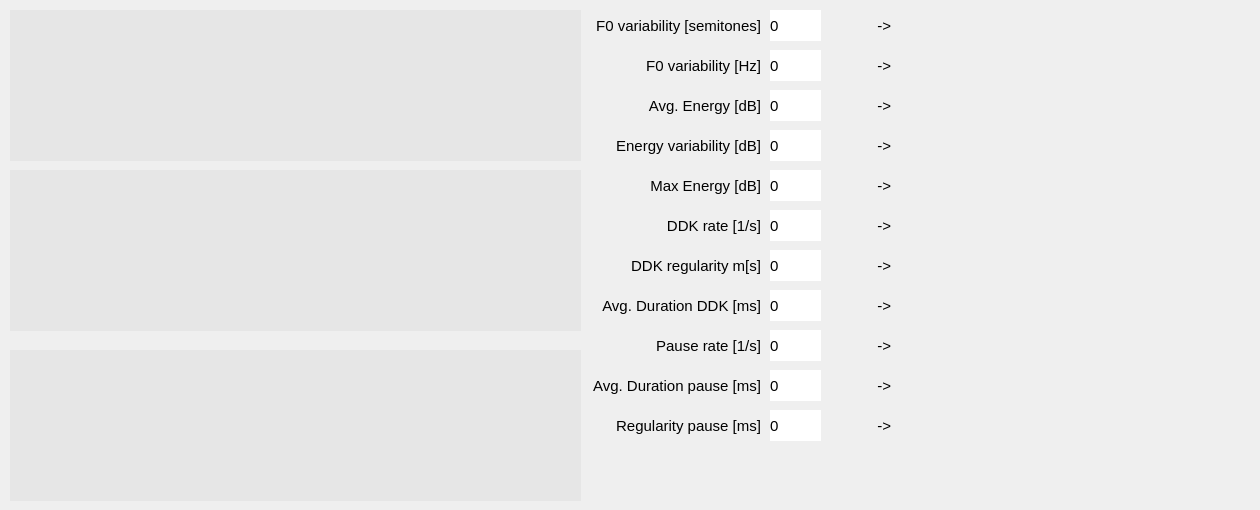
    <widget class="QWidget" name="tab_7">
     <attribute name="title">
      <string>DDK</string>
     </attribute>
     <widget class="QCustomPlot" name="customPlot_10" native="true">
      <property name="geometry">
       <rect>
        <x>10</x>
        <y>10</y>
        <width>571</width>
        <height>151</height>
       </rect>
      </property>
      <property name="styleSheet">
       <string notr="true">background-color: rgb(230, 230, 230);</string>
      </property>
     </widget>
     <widget class="QCustomPlot" name="customPlot_11" native="true">
      <property name="geometry">
       <rect>
        <x>10</x>
        <y>170</y>
        <width>571</width>
        <height>161</height>
       </rect>
      </property>
      <property name="styleSheet">
       <string notr="true">background-color: rgb(230, 230, 230);</string>
      </property>
     </widget>
     <widget class="QCustomPlot" name="customPlot_12" native="true">
      <property name="geometry">
       <rect>
        <x>10</x>
        <y>350</y>
        <width>571</width>
        <height>151</height>
       </rect>
      </property>
      <property name="styleSheet">
       <string notr="true">background-color: rgb(230, 230, 230);</string>
      </property>
     </widget>
     <widget class="QLabel" name="label_159">
      <property name="geometry">
       <rect>
        <x>770</x>
        <y>50</y>
        <width>51</width>
        <height>31</height>
       </rect>
      </property>
      <property name="font">
       <font>
        <pointsize>11</pointsize>
       </font>
      </property>
      <property name="styleSheet">
       <string notr="true">background-color: rgb(255, 255, 255);
border-color: rgb(0, 0, 0);</string>
      </property>
      <property name="text">
       <string>0</string>
      </property>
     </widget>
     <widget class="QLabel" name="label_160">
      <property name="geometry">
       <rect>
        <x>770</x>
        <y>130</y>
        <width>51</width>
        <height>31</height>
       </rect>
      </property>
      <property name="font">
       <font>
        <pointsize>11</pointsize>
       </font>
      </property>
      <property name="styleSheet">
       <string notr="true">background-color: rgb(255, 255, 255);
border-color: rgb(0, 0, 0);</string>
      </property>
      <property name="text">
       <string>0</string>
      </property>
     </widget>
     <widget class="QLabel" name="label_161">
      <property name="geometry">
       <rect>
        <x>770</x>
        <y>330</y>
        <width>51</width>
        <height>31</height>
       </rect>
      </property>
      <property name="font">
       <font>
        <pointsize>11</pointsize>
       </font>
      </property>
      <property name="styleSheet">
       <string notr="true">background-color: rgb(255, 255, 255);
border-color: rgb(0, 0, 0);</string>
      </property>
      <property name="text">
       <string>0</string>
      </property>
     </widget>
     <widget class="QLabel" name="label_162">
      <property name="geometry">
       <rect>
        <x>770</x>
        <y>370</y>
        <width>51</width>
        <height>31</height>
       </rect>
      </property>
      <property name="font">
       <font>
        <pointsize>11</pointsize>
       </font>
      </property>
      <property name="styleSheet">
       <string notr="true">background-color: rgb(255, 255, 255);
border-color: rgb(0, 0, 0);</string>
      </property>
      <property name="text">
       <string>0</string>
      </property>
     </widget>
     <widget class="QLabel" name="label_163">
      <property name="geometry">
       <rect>
        <x>770</x>
        <y>250</y>
        <width>51</width>
        <height>31</height>
       </rect>
      </property>
      <property name="font">
       <font>
        <pointsize>11</pointsize>
       </font>
      </property>
      <property name="styleSheet">
       <string notr="true">background-color: rgb(255, 255, 255);
border-color: rgb(0, 0, 0);</string>
      </property>
      <property name="text">
       <string>0</string>
      </property>
     </widget>
     <widget class="QLabel" name="label_164">
      <property name="geometry">
       <rect>
        <x>770</x>
        <y>410</y>
        <width>51</width>
        <height>31</height>
       </rect>
      </property>
      <property name="font">
       <font>
        <pointsize>11</pointsize>
       </font>
      </property>
      <property name="styleSheet">
       <string notr="true">background-color: rgb(255, 255, 255);
border-color: rgb(0, 0, 0);</string>
      </property>
      <property name="text">
       <string>0</string>
      </property>
     </widget>
     <widget class="QLabel" name="label_165">
      <property name="geometry">
       <rect>
        <x>770</x>
        <y>90</y>
        <width>51</width>
        <height>31</height>
       </rect>
      </property>
      <property name="font">
       <font>
        <pointsize>11</pointsize>
       </font>
      </property>
      <property name="styleSheet">
       <string notr="true">background-color: rgb(255, 255, 255);
border-color: rgb(0, 0, 0);</string>
      </property>
      <property name="text">
       <string>0</string>
      </property>
     </widget>
     <widget class="QLabel" name="label_166">
      <property name="geometry">
       <rect>
        <x>770</x>
        <y>290</y>
        <width>51</width>
        <height>31</height>
       </rect>
      </property>
      <property name="font">
       <font>
        <pointsize>11</pointsize>
       </font>
      </property>
      <property name="styleSheet">
       <string notr="true">background-color: rgb(255, 255, 255);
border-color: rgb(0, 0, 0);</string>
      </property>
      <property name="text">
       <string>0</string>
      </property>
     </widget>
     <widget class="QLabel" name="label_167">
      <property name="geometry">
       <rect>
        <x>770</x>
        <y>10</y>
        <width>51</width>
        <height>31</height>
       </rect>
      </property>
      <property name="font">
       <font>
        <pointsize>11</pointsize>
       </font>
      </property>
      <property name="styleSheet">
       <string notr="true">background-color: rgb(255, 255, 255);
border-color: rgb(0, 0, 0);</string>
      </property>
      <property name="text">
       <string>0</string>
      </property>
     </widget>
     <widget class="QLabel" name="label_168">
      <property name="geometry">
       <rect>
        <x>770</x>
        <y>170</y>
        <width>51</width>
        <height>31</height>
       </rect>
      </property>
      <property name="font">
       <font>
        <pointsize>11</pointsize>
       </font>
      </property>
      <property name="styleSheet">
       <string notr="true">background-color: rgb(255, 255, 255);
border-color: rgb(0, 0, 0);</string>
      </property>
      <property name="text">
       <string>0</string>
      </property>
     </widget>
     <widget class="QLabel" name="label_169">
      <property name="geometry">
       <rect>
        <x>770</x>
        <y>210</y>
        <width>51</width>
        <height>31</height>
       </rect>
      </property>
      <property name="font">
       <font>
        <pointsize>11</pointsize>
       </font>
      </property>
      <property name="styleSheet">
       <string notr="true">background-color: rgb(255, 255, 255);
border-color: rgb(0, 0, 0);</string>
      </property>
      <property name="text">
       <string>0</string>
      </property>
     </widget>
     <widget class="QLabel" name="label_170">
      <property name="geometry">
       <rect>
        <x>590</x>
        <y>10</y>
        <width>171</width>
        <height>31</height>
       </rect>
      </property>
      <property name="font">
       <font>
        <pointsize>11</pointsize>
       </font>
      </property>
      <property name="text">
       <string>F0 variability [semitones]</string>
      </property>
      <property name="alignment">
       <set>Qt::AlignRight|Qt::AlignTrailing|Qt::AlignVCenter</set>
      </property>
     </widget>
     <widget class="QLabel" name="label_171">
      <property name="geometry">
       <rect>
        <x>590</x>
        <y>50</y>
        <width>171</width>
        <height>31</height>
       </rect>
      </property>
      <property name="font">
       <font>
        <pointsize>11</pointsize>
       </font>
      </property>
      <property name="text">
       <string>F0 variability [Hz]</string>
      </property>
      <property name="alignment">
       <set>Qt::AlignRight|Qt::AlignTrailing|Qt::AlignVCenter</set>
      </property>
     </widget>
     <widget class="QLabel" name="label_172">
      <property name="geometry">
       <rect>
        <x>590</x>
        <y>90</y>
        <width>171</width>
        <height>31</height>
       </rect>
      </property>
      <property name="font">
       <font>
        <pointsize>11</pointsize>
       </font>
      </property>
      <property name="text">
       <string>Avg. Energy [dB]</string>
      </property>
      <property name="alignment">
       <set>Qt::AlignRight|Qt::AlignTrailing|Qt::AlignVCenter</set>
      </property>
     </widget>
     <widget class="QLabel" name="label_173">
      <property name="geometry">
       <rect>
        <x>590</x>
        <y>130</y>
        <width>171</width>
        <height>31</height>
       </rect>
      </property>
      <property name="font">
       <font>
        <pointsize>11</pointsize>
       </font>
      </property>
      <property name="text">
       <string>Energy variability [dB]</string>
      </property>
      <property name="alignment">
       <set>Qt::AlignRight|Qt::AlignTrailing|Qt::AlignVCenter</set>
      </property>
     </widget>
     <widget class="QLabel" name="label_174">
      <property name="geometry">
       <rect>
        <x>590</x>
        <y>170</y>
        <width>171</width>
        <height>31</height>
       </rect>
      </property>
      <property name="font">
       <font>
        <pointsize>11</pointsize>
       </font>
      </property>
      <property name="text">
       <string>Max Energy [dB]</string>
      </property>
      <property name="alignment">
       <set>Qt::AlignRight|Qt::AlignTrailing|Qt::AlignVCenter</set>
      </property>
     </widget>
     <widget class="QLabel" name="label_175">
      <property name="geometry">
       <rect>
        <x>590</x>
        <y>210</y>
        <width>171</width>
        <height>31</height>
       </rect>
      </property>
      <property name="font">
       <font>
        <pointsize>11</pointsize>
       </font>
      </property>
      <property name="text">
       <string>DDK rate [1/s]</string>
      </property>
      <property name="alignment">
       <set>Qt::AlignRight|Qt::AlignTrailing|Qt::AlignVCenter</set>
      </property>
     </widget>
     <widget class="QLabel" name="label_176">
      <property name="geometry">
       <rect>
        <x>590</x>
        <y>250</y>
        <width>171</width>
        <height>31</height>
       </rect>
      </property>
      <property name="font">
       <font>
        <pointsize>11</pointsize>
       </font>
      </property>
      <property name="text">
       <string>DDK regularity m[s]</string>
      </property>
      <property name="alignment">
       <set>Qt::AlignRight|Qt::AlignTrailing|Qt::AlignVCenter</set>
      </property>
     </widget>
     <widget class="QLabel" name="label_177">
      <property name="geometry">
       <rect>
        <x>590</x>
        <y>290</y>
        <width>171</width>
        <height>31</height>
       </rect>
      </property>
      <property name="font">
       <font>
        <pointsize>11</pointsize>
       </font>
      </property>
      <property name="text">
       <string>Avg. Duration DDK [ms]</string>
      </property>
      <property name="alignment">
       <set>Qt::AlignRight|Qt::AlignTrailing|Qt::AlignVCenter</set>
      </property>
     </widget>
     <widget class="QLabel" name="label_178">
      <property name="geometry">
       <rect>
        <x>590</x>
        <y>330</y>
        <width>171</width>
        <height>31</height>
       </rect>
      </property>
      <property name="font">
       <font>
        <pointsize>11</pointsize>
       </font>
      </property>
      <property name="text">
       <string>Pause rate [1/s]</string>
      </property>
      <property name="alignment">
       <set>Qt::AlignRight|Qt::AlignTrailing|Qt::AlignVCenter</set>
      </property>
     </widget>
     <widget class="QLabel" name="label_179">
      <property name="geometry">
       <rect>
        <x>590</x>
        <y>370</y>
        <width>171</width>
        <height>31</height>
       </rect>
      </property>
      <property name="font">
       <font>
        <pointsize>11</pointsize>
       </font>
      </property>
      <property name="text">
       <string>Avg. Duration pause [ms]</string>
      </property>
      <property name="alignment">
       <set>Qt::AlignRight|Qt::AlignTrailing|Qt::AlignVCenter</set>
      </property>
     </widget>
     <widget class="QLabel" name="label_180">
      <property name="geometry">
       <rect>
        <x>590</x>
        <y>410</y>
        <width>171</width>
        <height>31</height>
       </rect>
      </property>
      <property name="font">
       <font>
        <pointsize>11</pointsize>
       </font>
      </property>
      <property name="text">
       <string>Regularity pause [ms]</string>
      </property>
      <property name="alignment">
       <set>Qt::AlignRight|Qt::AlignTrailing|Qt::AlignVCenter</set>
      </property>
     </widget>
     <widget class="QLabel" name="radarDDK">
      <property name="geometry">
       <rect>
        <x>920</x>
        <y>60</y>
        <width>331</width>
        <height>311</height>
       </rect>
      </property>
      <property name="text">
       <string/>
      </property>
     </widget>
     <widget class="QLabel" name="label_192">
      <property name="geometry">
       <rect>
        <x>820</x>
        <y>10</y>
        <width>71</width>
        <height>31</height>
       </rect>
      </property>
      <property name="font">
       <font>
        <pointsize>11</pointsize>
       </font>
      </property>
      <property name="text">
       <string>-&gt;</string>
      </property>
      <property name="alignment">
       <set>Qt::AlignRight|Qt::AlignTrailing|Qt::AlignVCenter</set>
      </property>
     </widget>
     <widget class="QLabel" name="label_193">
      <property name="geometry">
       <rect>
        <x>820</x>
        <y>50</y>
        <width>71</width>
        <height>31</height>
       </rect>
      </property>
      <property name="font">
       <font>
        <pointsize>11</pointsize>
       </font>
      </property>
      <property name="text">
       <string>-&gt;</string>
      </property>
      <property name="alignment">
       <set>Qt::AlignRight|Qt::AlignTrailing|Qt::AlignVCenter</set>
      </property>
     </widget>
     <widget class="QLabel" name="label_194">
      <property name="geometry">
       <rect>
        <x>820</x>
        <y>90</y>
        <width>71</width>
        <height>31</height>
       </rect>
      </property>
      <property name="font">
       <font>
        <pointsize>11</pointsize>
       </font>
      </property>
      <property name="text">
       <string>-&gt;</string>
      </property>
      <property name="alignment">
       <set>Qt::AlignRight|Qt::AlignTrailing|Qt::AlignVCenter</set>
      </property>
     </widget>
     <widget class="QLabel" name="label_195">
      <property name="geometry">
       <rect>
        <x>820</x>
        <y>130</y>
        <width>71</width>
        <height>31</height>
       </rect>
      </property>
      <property name="font">
       <font>
        <pointsize>11</pointsize>
       </font>
      </property>
      <property name="text">
       <string>-&gt;</string>
      </property>
      <property name="alignment">
       <set>Qt::AlignRight|Qt::AlignTrailing|Qt::AlignVCenter</set>
      </property>
     </widget>
     <widget class="QLabel" name="label_196">
      <property name="geometry">
       <rect>
        <x>820</x>
        <y>170</y>
        <width>71</width>
        <height>31</height>
       </rect>
      </property>
      <property name="font">
       <font>
        <pointsize>11</pointsize>
       </font>
      </property>
      <property name="text">
       <string>-&gt;</string>
      </property>
      <property name="alignment">
       <set>Qt::AlignRight|Qt::AlignTrailing|Qt::AlignVCenter</set>
      </property>
     </widget>
     <widget class="QLabel" name="label_197">
      <property name="geometry">
       <rect>
        <x>820</x>
        <y>210</y>
        <width>71</width>
        <height>31</height>
       </rect>
      </property>
      <property name="font">
       <font>
        <pointsize>11</pointsize>
       </font>
      </property>
      <property name="text">
       <string>-&gt;</string>
      </property>
      <property name="alignment">
       <set>Qt::AlignRight|Qt::AlignTrailing|Qt::AlignVCenter</set>
      </property>
     </widget>
     <widget class="QLabel" name="label_198">
      <property name="geometry">
       <rect>
        <x>820</x>
        <y>250</y>
        <width>71</width>
        <height>31</height>
       </rect>
      </property>
      <property name="font">
       <font>
        <pointsize>11</pointsize>
       </font>
      </property>
      <property name="text">
       <string>-&gt;</string>
      </property>
      <property name="alignment">
       <set>Qt::AlignRight|Qt::AlignTrailing|Qt::AlignVCenter</set>
      </property>
     </widget>
     <widget class="QLabel" name="label_199">
      <property name="geometry">
       <rect>
        <x>820</x>
        <y>290</y>
        <width>71</width>
        <height>31</height>
       </rect>
      </property>
      <property name="font">
       <font>
        <pointsize>11</pointsize>
       </font>
      </property>
      <property name="text">
       <string>-&gt;</string>
      </property>
      <property name="alignment">
       <set>Qt::AlignRight|Qt::AlignTrailing|Qt::AlignVCenter</set>
      </property>
     </widget>
     <widget class="QLabel" name="label_200">
      <property name="geometry">
       <rect>
        <x>820</x>
        <y>330</y>
        <width>71</width>
        <height>31</height>
       </rect>
      </property>
      <property name="font">
       <font>
        <pointsize>11</pointsize>
       </font>
      </property>
      <property name="text">
       <string>-&gt;</string>
      </property>
      <property name="alignment">
       <set>Qt::AlignRight|Qt::AlignTrailing|Qt::AlignVCenter</set>
      </property>
     </widget>
     <widget class="QLabel" name="label_201">
      <property name="geometry">
       <rect>
        <x>820</x>
        <y>370</y>
        <width>71</width>
        <height>31</height>
       </rect>
      </property>
      <property name="font">
       <font>
        <pointsize>11</pointsize>
       </font>
      </property>
      <property name="text">
       <string>-&gt;</string>
      </property>
      <property name="alignment">
       <set>Qt::AlignRight|Qt::AlignTrailing|Qt::AlignVCenter</set>
      </property>
     </widget>
     <widget class="QLabel" name="label_202">
      <property name="geometry">
       <rect>
        <x>820</x>
        <y>410</y>
        <width>71</width>
        <height>31</height>
       </rect>
      </property>
      <property name="font">
       <font>
        <pointsize>11</pointsize>
       </font>
      </property>
      <property name="text">
       <string>-&gt;</string>
      </property>
      <property name="alignment">
       <set>Qt::AlignRight|Qt::AlignTrailing|Qt::AlignVCenter</set>
      </property>
     </widget>
    </widget>
